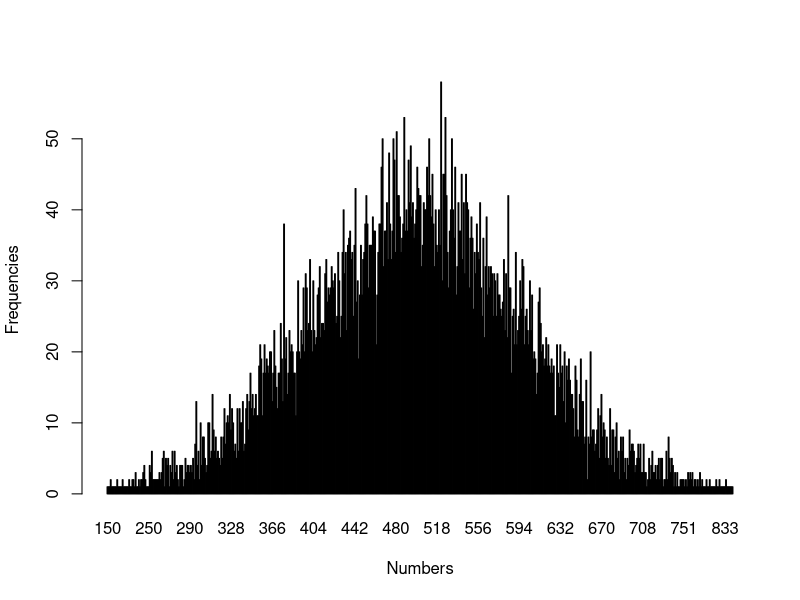

This figure's R source:
# Comments in R

n <- floor(rnorm(10000, 500, 100)) #Generate 100000 numbers with a mean of 500 and a stdev of 100. Floored after.
t <- table(n) #counts the frequency of each number in t
barplot(table(floor(rnorm(10000, 500, 100))), xlab="Numbers", ylab="Frequencies") #Plots a bargraph with the said data and axis

print(class(n)) #Fetches the class the valiable belongs to

#vector
fruit <- c("apple", "pear", "banana") #vector with more than one entry
print (fruit[c(1,2,3)]) #Access element like MATLAB. Arrays start at 1 :(
#print(class(fruit))

#List
list1 <- list(c(123,456,789), 123.2,sin)
print(list1[2])
print(list1[[1]][2]) #2nd element of the first vector
